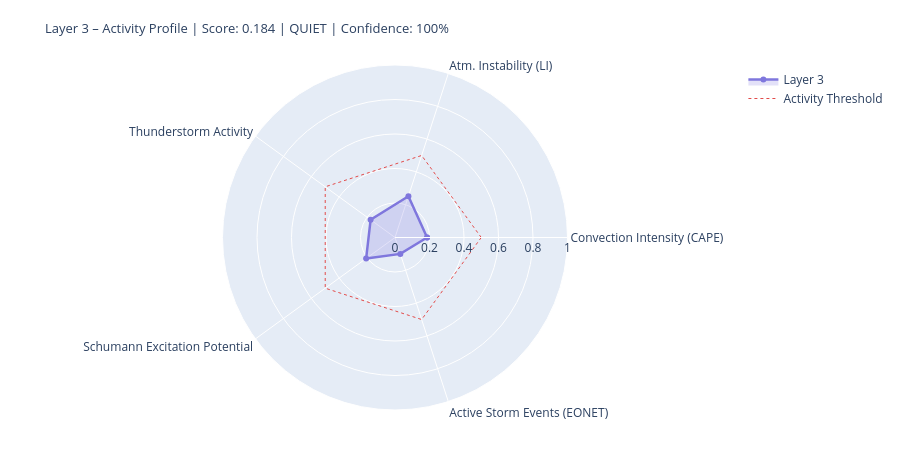

Notebook code for this chart:
### Markdown cell above
---
## 4. State Assessment & Handoff to Layer 4/5

### Code cell
# ============================================================
# LAYER-3-SCORE
# Five dynamic components
# ============================================================

def norm(v, lo, hi):
    if v is None or (isinstance(v, float) and math.isnan(v)): return None
    return round(max(0.0, min(1.0, (v - lo) / (hi - lo))), 4)

# --- 1) Convection intensity (global CAPE mean) ---
cape_mean = df_atm['cape'].dropna().mean() if not df_atm.empty else None
conv_score = norm(cape_mean, 0, 3000)
conv_src   = 'primary' if cape_mean is not None else 'missing'

# --- 2) Atmospheric instability (LI mean) ---
li_mean   = df_atm['li'].dropna().mean() if not df_atm.empty else None
# Negative LI = unstable → higher score
instab_score = norm(-li_mean if li_mean is not None else None, -6, 6)
instab_src   = 'primary' if li_mean is not None else 'missing'

# --- 3) Thunderstorm activity (mean thunder score + WMO count) ---
thunder_mean = df_atm['thunder_score'].mean() if not df_atm.empty else None
n_thunder    = int(df_atm['thunderstorm'].sum()) if not df_atm.empty else 0
thunder_score_val = norm(
    (thunder_mean or 0) * 0.7 + n_thunder * 0.1, 0, 1.0
) if thunder_mean is not None else None
thunder_src = 'primary'

# --- 4) Schumann excitation potential (weighted Schumann contribution) ---
schumann_pot = df_atm['schumann_contribution'].mean() if not df_atm.empty else None
# Boosted by Layer-2 thunderstorm trigger
if schumann_pot is not None and l2_thunder:
    schumann_pot = min(1.0, schumann_pot * 1.2)
schumann_score = norm(schumann_pot, 0, 1.0) if schumann_pot is not None else None
schumann_src   = 'derived'

# --- 5) Storm activity (NASA EONET) ---
# Distinction: None = data not loaded, 0.0 = loaded but no events
storm_score = None
storm_src   = 'missing'
if raw.get('storms') is not None:          # API reached successfully
    storm_score = norm(len(storm_events), 0, 30) if storm_events else 0.0
    storm_src   = 'primary'

# X-Ray and Kp: context only, not in dynamic score
# (X-Ray = Layer-0/4 driver; Kp = geomagnetic index, not a lightning proxy)
xray_context = None
if raw.get('xray'):
    df_xc = pd.DataFrame(raw['xray'])
    fc = next((c for c in df_xc.columns
               if any(k in c.lower() for k in ['flux','long']) and 'time' not in c.lower()),
              df_xc.columns[1])
    df_xc[fc] = pd.to_numeric(df_xc[fc], errors='coerce')
    xray_last = df_xc[fc].dropna().iloc[-1] if not df_xc[fc].dropna().empty else None
    if xray_last:
        xray_class = ('X' if xray_last>=1e-4 else 'M' if xray_last>=1e-5
                      else 'C' if xray_last>=1e-6 else 'B')
        xray_context = {'flux': float(xray_last), 'class': xray_class}
        print(f'X-Ray context: {xray_class}-class ({xray_last:.2e} W/m²)')

# --- Aggregate ---
COMPONENTS = {
    'Convection Intensity (CAPE)':  {'score': conv_score,       'source': conv_src,    'dynamic': True},
    'Atm. Instability (LI)':         {'score': instab_score,     'source': instab_src,  'dynamic': True},
    'Thunderstorm Activity':              {'score': thunder_score_val, 'source': thunder_src, 'dynamic': True},
    'Schumann Excitation Potential':   {'score': schumann_score,   'source': schumann_src,'dynamic': True},
    'Active Storm Events (EONET)': {'score': storm_score,      'source': storm_src,   'dynamic': True},
}

available   = {k: v['score'] for k, v in COMPONENTS.items() if v['score'] is not None}
unavailable = [k for k, v in COMPONENTS.items() if v['score'] is None]
layer3_score = round(sum(available.values()) / len(available), 4) if available else None
confidence   = round(len(available) / len(COMPONENTS), 2)
level = ('unknown' if layer3_score is None
         else 'quiet'   if layer3_score < 0.3
         else 'moderate' if layer3_score < 0.6
         else 'active')
dominant_l3 = max(available, key=available.get) if available else 'none'

# --- Ausgabe ---
W = 68
print('=' * W)
print('LAYER 3 – ATMOSPHERE / WEATHER / THUNDERSTORMS – STATE ASSESSMENT')
print('=' * W)
for name, comp in COMPONENTS.items():
    s = comp['score']
    if s is not None:
        bar = '█' * int(s * 20) + '░' * (20 - int(s * 20))
        print(f'  {name:<36} {bar}  {s:.3f}  [{comp["source"]}]')
    else:
        print(f'  {name:<36} {"─" * 20}  n/a   [missing]')
print('-' * W)
print(f'  Score:        {layer3_score:.3f}  ({len(available)}/{len(COMPONENTS)} components)')
print(f'  Confidence:   {confidence:.0%}')
print(f'  Level:        {level.upper()}')
print(f'  Dominant:     {dominant_l3}')
print(f'  CAPE mean:    {cape_mean:.0f} J/kg' if cape_mean else '  CAPE mean:    n/a')
print(f'  LI mean:      {li_mean:.1f} K' if li_mean is not None else '  LI mean:      n/a')
print(f'  Thunderstorms:{n_thunder} points (WMO)  +  {len(storm_events)} NASA EONET')
print('=' * W)

# Radar
cats   = list(available.keys())
vals_r = list(available.values())
if len(cats) >= 3:
    fig = go.Figure()
    fig.add_trace(go.Scatterpolar(
        r=vals_r + [vals_r[0]], theta=cats + [cats[0]],
        fill='toself', fillcolor='rgba(127,119,221,0.22)',
        line=dict(color='#7F77DD', width=2.5), name='Layer 3'
    ))
    fig.add_trace(go.Scatterpolar(
        r=[0.5] * (len(cats)+1), theta=cats + [cats[0]],
        line=dict(color='#E24B4A', dash='dot', width=1),
        mode='lines', name='Activity Threshold'
    ))
    fig.update_layout(
        title=dict(
            text=f'Layer 3 – Activity Profile | Score: {layer3_score:.3f} | {level.upper()} | Confidence: {confidence:.0%}',
            font=dict(size=13)
        ),
        polar=dict(radialaxis=dict(visible=True, range=[0, 1])),
        height=450, showlegend=True,
        margin=dict(l=60, r=60, t=65, b=40)
    )
    fig.show()

### Figure 1 — Plotly figure (JSON) as saved in the notebook; plotly's stock layout.template omitted (floating-point values rounded to 4 significant figures)
{"data": [{"fill": "toself", "fillcolor": "rgba(127,119,221,0.22)", "line": {"color": "#7F77DD", "width": 2.5}, "name": "Layer 3", "r": [0.186, 0.2517, 0.1747, 0.2068, 0.1, 0.186], "theta": ["Convection Intensity (CAPE)", "Atm. Instability (LI)", "Thunderstorm Activity", "Schumann Excitation Potential", "Active Storm Events (EONET)", "Convection Intensity (CAPE)"], "type": "scatterpolar"}, {"line": {"color": "#E24B4A", "dash": "dot", "width": 1}, "mode": "lines", "name": "Activity Threshold", "r": [0.5, 0.5, 0.5, 0.5, 0.5, 0.5], "theta": ["Convection Intensity (CAPE)", "Atm. Instability (LI)", "Thunderstorm Activity", "Schumann Excitation Potential", "Active Storm Events (EONET)", "Convection Intensity (CAPE)"], "type": "scatterpolar"}], "layout": {"height": 450, "margin": {"b": 40, "l": 60, "r": 60, "t": 65}, "polar": {"radialaxis": {"range": [0, 1], "visible": true}}, "showlegend": true, "title": {"font": {"size": 13}, "text": "Layer 3 – Activity Profile | Score: 0.184 | QUIET | Confidence: 100%"}}}
